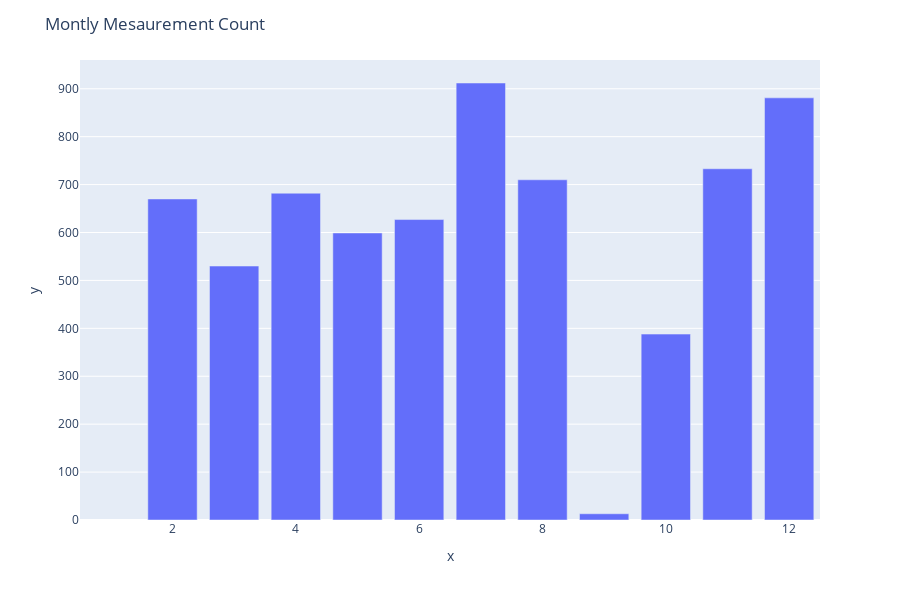

The cell this chart's notebook holds for it:
### Code cell
#graph for montly total count 
fig = px.bar(x=mon_ct.index, y=mon_ct.date)
fig.update_layout(title_text='Montly Mesaurement Count')
fig.show()

### Figure 1 — Plotly figure (JSON) as saved in the notebook; plotly's stock layout.template omitted (floating-point values rounded to 4 significant figures)
{"data": [{"alignmentgroup": "True", "hoverlabel": {"namelength": 0}, "hovertemplate": "x=%{x}<br>y=%{y}", "legendgroup": "", "marker": {"color": "#636efa"}, "name": "", "offsetgroup": "", "orientation": "v", "showlegend": false, "textposition": "auto", "type": "bar", "x": [1, 2, 3, 4, 5, 6, 7, 8, 9, 10, 11, 12], "xaxis": "x", "y": [null, 670, 530, 682, 599, 627, 912, 710, 13, 388, 733, 881], "yaxis": "y"}], "layout": {"barmode": "relative", "height": 600, "legend": {"tracegroupgap": 0}, "margin": {"t": 60}, "title": {"text": "Montly Mesaurement Count"}, "xaxis": {"anchor": "y", "domain": [0, 1], "title": {"text": "x"}}, "yaxis": {"anchor": "x", "domain": [0, 1], "title": {"text": "y"}}}}
